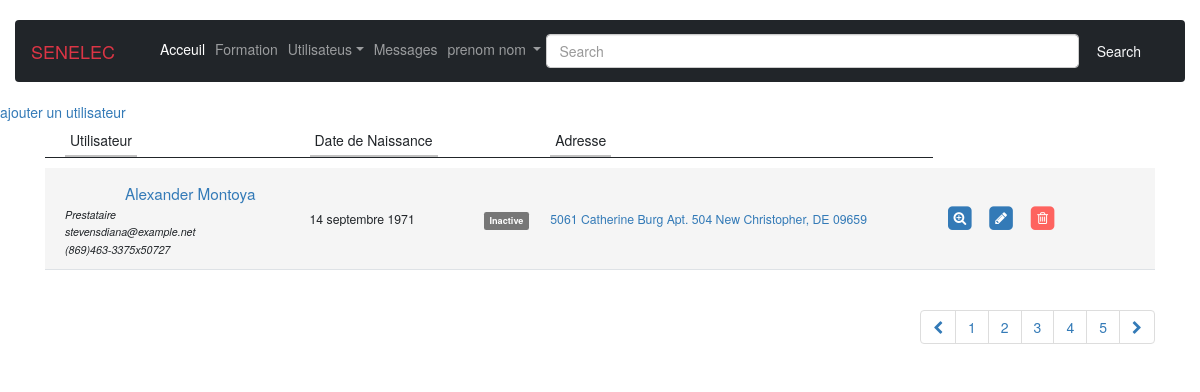
/listePrestataire/, run on an earlier commit of the app's database.
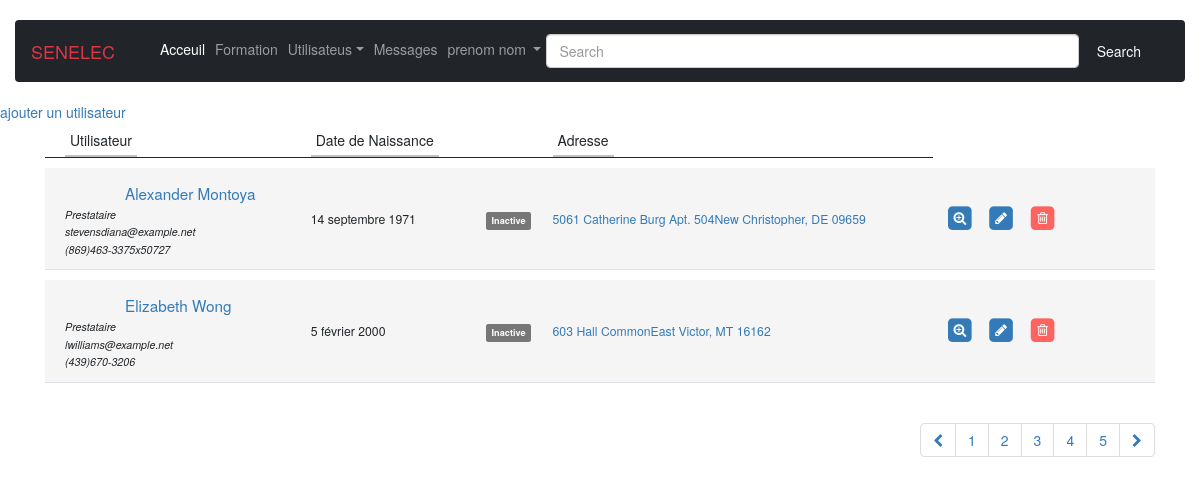
And on a later commit of the database.
### gestion_utilisateurs/models.py (models this page shows, shortened)
class Utilisateur(User):
    profil = models.ImageField(upload_to='profil/', null=True, blank=True)
    date_naissance = models.DateField(null=True, blank=True)
    address = models.CharField(max_length=200, null=True, blank=True)
    cni = models.CharField(max_length=30, null=True, blank=True)
    TYPE = (
        ('Agent', 'Agent'),
        ('Prestataire', 'Prestataire'),
        ('Autre','Autre')
    )
    type = models.CharField(max_length=20, choices=TYPE, default=TYPE[0][0])
    phone = models.CharField(max_length=20, null=True, blank=True)
    fonction = models.CharField(max_length=100, null=True, blank=True)
    entreprise = models.ForeignKey('gestions_formations.Entreprise', on_delete=models.CASCADE, null=True)
    symboles_cibles = models.CharField(max_length=500, null=True, blank=True)
    nfcTag = models.CharField(max_length=120, null=True, blank=True)
    qrTag  = models.CharField(max_length=120, null=True, blank=True)

### gestion_utilisateurs/views.py (the view)
# urls.py: path('listePrestataire/', views.listePrestataire, name="listePrestataire"),
def listePrestataire(request):
    utilisateurs = Utilisateur.objects.filter(type='Prestataire')
    context = { 'utilisateurs': utilisateurs }
    return render(request, 'Admin/listeUser.html', context)

### gestion_utilisateurs/templates/Admin/listeUser.html (shortened to what this page needs)
{% extends 'Admin/base_admin.html' %}
{% block container %}
    <link href="https://netdna.bootstrapcdn.com/bootstrap/3.3.6/css/bootstrap.min.css" rel="stylesheet" />
    <link href="https://maxcdn.bootstrapcdn.com/font-awesome/4.3.0/css/font-awesome.min.css" rel="stylesheet" />
    <a href={% url "gestion_utilisateurs:addUser" %}> ajouter un utilisateur </a>
    <div class="container">
      <div class="row">
        <div class="col-lg-12">
          <div class="main-box clearfix">
            <div class="table-responsive">
              <table class="table user-list">
                <thead>
                  <tr>
                    <th>
                      <span>Utilisateur</span>
                    </th>
                    <th>
                      <span>Date de Naissance</span>
                    </th>
                    <th>&nbsp;</th>
                    <th>
                      <span>Adresse</span>
                    </th>
                  </tr>
                </thead>
                <tbody>
                  {% for utilisateur in utilisateurs %}
                  <tr>
                    <td>
                      <a href="#" class="user-link">{{utilisateur.get_full_name}}</a>
                      <span class="user-subhead">
                        <span>{{utilisateur.type}}</span> <br>
                        <span>{{utilisateur.email}}</span> <br>
                         <span>{{utilisateur.phone}}</span> <br>
                      </span>
                    </td>
                    <td>{{utilisateur.date_naissance}}</td>
                    <td class="text-center">
                      <span class="label label-default">Inactive
                      </span>
                    </td>
                    <td>
                      <a href="#"><span class="__cf_email__" data-cfemail="d1bcb8bdb091baa4bfb8a2ffb2bebc">{{utilisateur.address}}</span></a>
                    </td>
                    <td style="width: 20%;">
                      <a href="#" class="table-link">
                        <span class="fa-stack">
                          <i class="fa fa-square fa-stack-2x"></i>
                          <i class="fa fa-search-plus fa-stack-1x fa-inverse"></i>
                        </span>
                      </a>
                      <a href="#" class="table-link">
                        <span class="fa-stack">
                          <i class="fa fa-square fa-stack-2x"></i>
                          <i class="fa fa-pencil fa-stack-1x fa-inverse"></i>
                        </span>
                      </a>
                      <a href="{% url 'gestion_utilisateurs:delete' utilisateur.id %}"
                      class="table-link danger">
                        <span class="fa-stack">
                          <i class="fa fa-square fa-stack-2x"></i>
                          <i class="fa fa-trash-o fa-stack-1x fa-inverse"></i>
                        </span>
                      </a>
                    </td>
                  </tr>
                  {% endfor %}
                </tbody>
              </table>
            </div>
            <ul class="pagination pull-right">
              <li>
                <a href="#"><i class="fa fa-chevron-left"></i></a>
              </li>
              <li>
                <a href="#">1</a>
              </li>
              <li>
                <a href="#">2</a>
              </li>
              <li>
                <a href="#">3</a>
              </li>
              <li>
                <a href="#">4</a>
              </li>
              <li>
                <a href="#">5</a>
              </li>
              <li>
                <a href="#"><i class="fa fa-chevron-right"></i></a>
              </li>
            </ul>
          </div>
        </div>
      </div>
    </div>
{% endblock container %}

What changed in the data, as far as the page shows it:
changed Utilisateur "Alexander Montoya": address "5061 Catherine Burg Apt. 504 New Christopher, DE 09659" → "5061 Catherine Burg Apt. 504New Christopher, DE 09659"
now on this page (row edited): Utilisateur: get_full_name "Elizabeth Wong", type "Prestataire", email "lwilliams@example.net", phone "(439)670-3206", date_naissance "5 février 2000", address "603 Hall CommonEast Victor, MT 16162"
